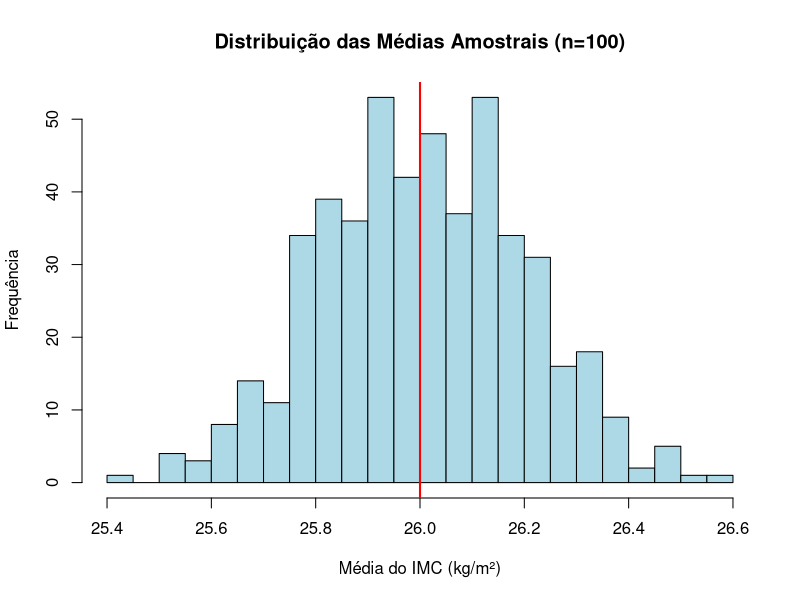
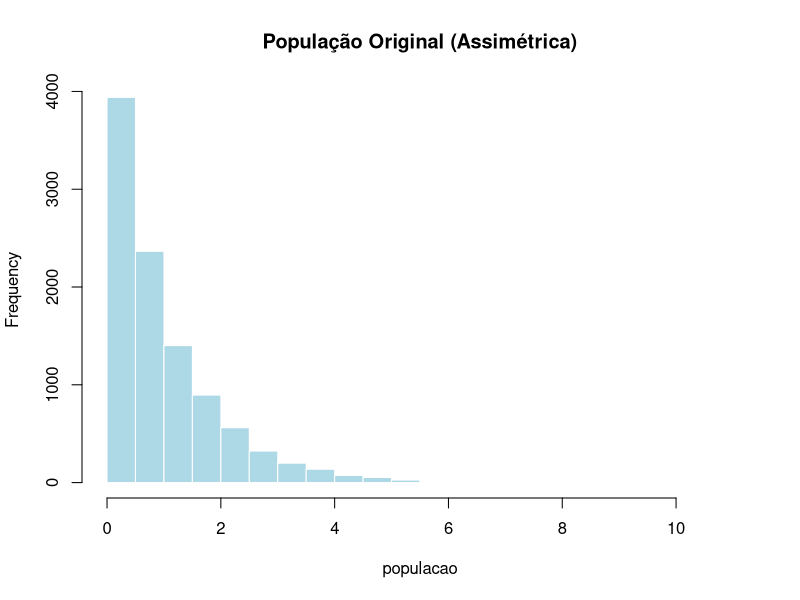
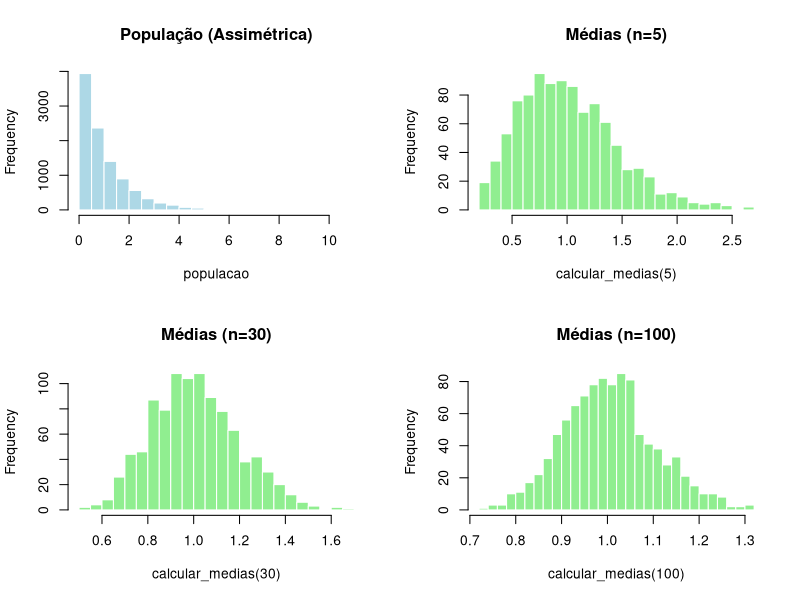
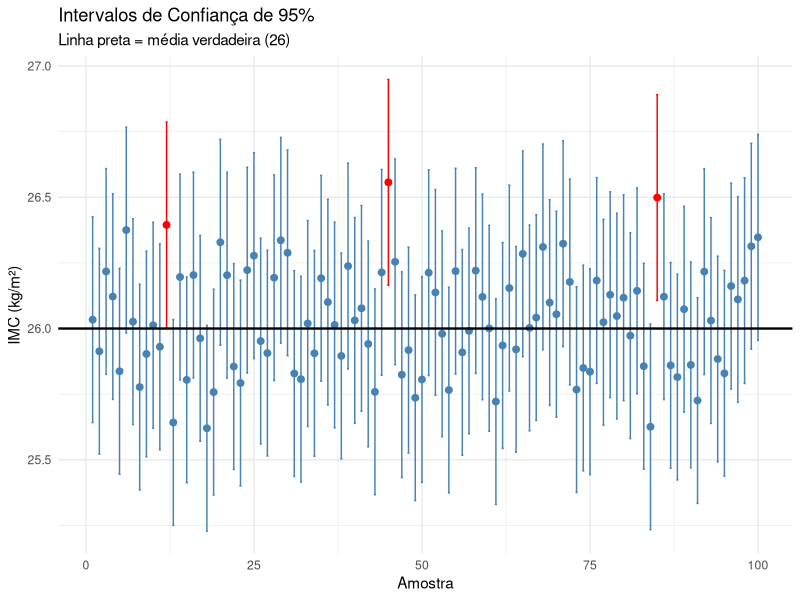
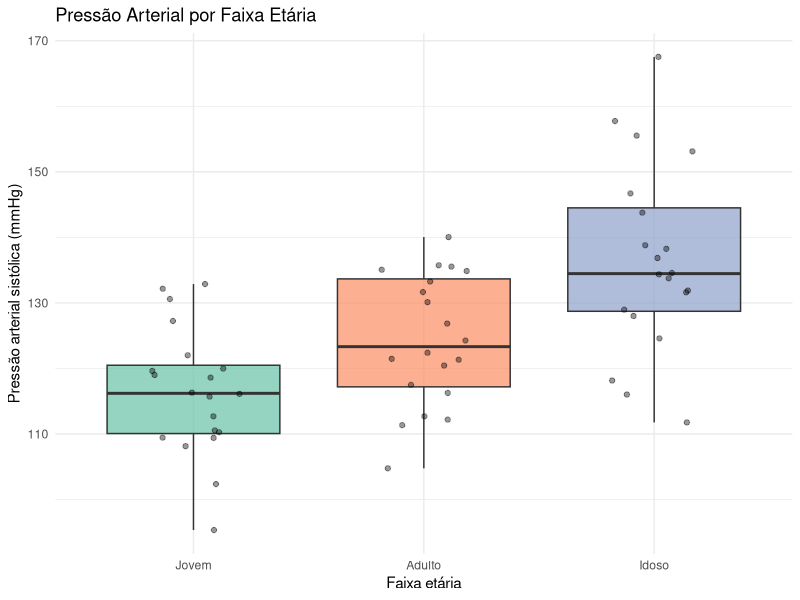

Source code (R) for these figures, in order:
# Declara pacote tidyverse e define semente para replicar testes do material.
library(tidyverse)
set.seed(123456)

# 1.1 Simulação inicial
# Parâmetros 
media_populacional <- 26    # Média do IMC na população
desvio_populacional <- 2    # Desvio-padrão do IMC

# Inferência 
K <- 500   # Número de amostras
n <- 100   # Quantidade de pessoas por amostra

# Gera 500 amostras e calcula a média de cada uma
# rnorm() = Gera valores utilizando os parâmetros para simular o IMC 
# mean() = Calcula a média dos valores gerados
# replicate() = Replica o processo K vezes, retorna um vetor de K elementos
medias_amostrais <- replicate(K, mean(rnorm(n, media_populacional, desvio_populacional)))

# Histograma dos resultados. Apresenta distribuição normal, com acentuamento
# no centro próximo à média. É uma demonstração do Teorema Central do Limite.
hist(medias_amostrais,
     col = "lightblue",
     main = "Distribuição das Médias Amostrais (n=100)",
     xlab = "Média do IMC (kg/m²)",
     ylab = "Frequência",
     breaks = 30) 

# Linha abscissa na média verdadeira (26)
abline(v = media_populacional, col = "red", lwd = 2)

# 1.2 Validação estatística
# Média das K amostras
mean(medias_amostrais)

# Desvio-padrão das médias amostrais (ERRO PADRÃO)
sd(medias_amostrais)

# Erro Padrão a partir da fórmula matemática: ]
# SE = SD / n**(1/2) == desvio_populacional / raiz quadrada de n
desvio_populacional / sqrt(n)


# 2.1 Amostras pequenas
# Semente para gerar valores de uma população não-normal (assimétrica)
set.seed(42)

# Criar uma população com distribuição exponencial (assimétrica)
# rexp() gera números dessa forma
populacao <- rexp(10000, rate = 1)

# Gráfico mostrando a assimetria gerada, isso é representado pela cauda 
# longa em direção a direita
hist(populacao, breaks = 30, main = "População Original (Assimétrica)", 
     col = "lightblue", border = "white")

# Função criada para calcular médias amostrais. Ao receber uma amostra de 
# tamanho 'tam_amostra', a função calcula 'n_amostras' 
# vezes a média dessa amostra 
calcular_medias <- function(tam_amostra, n_amostras = 1000) {
  replicate(n_amostras, mean(sample(populacao, tam_amostra)))
}


# 3.1 Comparação entre diferentes tipos e tamanhos de amostras:

# Função par() divide a tela dos plots de acordo com o vetor passado como
# parâmetro. Nesse caso, foi dividida em 4 partes (2 linhas x 2 colunas)
par(mfrow = c(2, 2))

# Gráfico 1: A população original (assimétrica)
# Gráfico 2: Médias de amostras com n=5 (muito pequeno), continua assimétrico
# Gráfico 3: Médias de amostras com n=30, normaliza a distribuição
# Gráfico 4: Médias de amostras com n=100, distribuição praticamente normal
hist(populacao, breaks = 30, main = "População (Assimétrica)", 
     col = "lightblue", border = "white")
hist(calcular_medias(5), breaks = 30, main = "Médias (n=5)", 
     col = "lightgreen", border = "white")
hist(calcular_medias(30), breaks = 30, main = "Médias (n=30)", 
     col = "lightgreen", border = "white")
hist(calcular_medias(100), breaks = 30, main = "Médias (n=100)", 
     col = "lightgreen", border = "white")

# Restaura o comportamento original da tela dos plots
par(mfrow = c(1, 1))


# 4.1 Atividade sugerida no tópico 2: Calcule intervalos de confiança para 500
# amostras e visualizar quais contêm a média verdadeira. Espera-se em torno
# de 95% dos ICs em 95% capturam o parâmetro.
quantil_normal <- qnorm(0.975)
quantil_normal

# Erro padrão aproveitando a fórmula utilizada na sessão 1.2 do código
erro_padrao <- desvio_populacional / sqrt(n)
erro_padrao

# Fórmula do IC: média ± z * erro_padrão

# Estrutura de dados contendo todas as informações necessárias para 
# visualização do conteúdo. O parâmetro 'contem_media' checa se o intervalo
# de confiança contêm a média populacional
df_ic <- tibble(
  amostra = 1:K,
  media = medias_amostrais,
  limite_inferior = media - quantil_normal * erro_padrao,
  limite_superior = media + quantil_normal * erro_padrao,
  contem_media = limite_inferior < media_populacional 
                 & limite_superior > media_populacional
)

# Contagem de quantos ICs contêm a média (TRUE) e quais não contêm (FALSE)
table(df_ic$contem_media)

# Proporção de ICs que contêm a média. Espera-se em torno dos 95~96:
mean(df_ic$contem_media)

# Visualização dos primeiros 100 intervalos de confiança
# ICs em azul contêm a média, enquanto os em vermelho não
df_ic %>%
  slice(1:100) %>%                                       # Pegar apenas os 100 primeiros
  ggplot(aes(x = amostra, y = media, color = contem_media)) +
  geom_point(size = 2) +                                 # Ponto = média amostral
  geom_errorbar(aes(ymin = limite_inferior, ymax = limite_superior), width = 0.3) + # Barras = IC
  geom_hline(yintercept = media_populacional, color = "black", linewidth = 0.8) +  # Linha = média verdadeira
  scale_color_manual(values = c("TRUE" = "steelblue", "FALSE" = "red")) +
  labs(title = "Intervalos de Confiança de 95%",
       subtitle = "Linha preta = média verdadeira (26)",
       x = "Amostra", 
       y = "IMC (kg/m²)") +
  theme_minimal() +
  theme(legend.position = "none")


# 5.1 Atividade 4: Introdução ao teste t
# Dados de pesos (g) de 20 recém-nascidos de uma maternidade:
peso_rn <- c(3265, 3260, 3245, 3484, 4146, 3323, 3649, 3200, 
             3031, 2069, 2581, 2841, 3609, 2838, 3541, 2759, 
             3248, 3314, 3101, 2834)
summary(peso_rn)  
sd(peso_rn) 
mean(peso_rn)

# Teste t para verificar se a média foge de x, nesse caso sendo 3200, 
# uma referência nacional para peso de recém-nascidos. Surgem então duas
# hipóteses: Sendo μ a média de peso, ela é igual (H0, TRUE) ou 
# diferente a 3200 (H1, FALSE)?
t.test(peso_rn, mu = 3200)

# No output da função são apresentados:
# t = valor da estatística t, se posto em módulo, quanto maior o valor mais 
# apresenta evidência contra H0;
# df = graus de liberdade (n-1, nesse caso, 19)
# p-value = probabilidade de observar esses dados se H0 fosse verdade

# p-value < 0.05 = H0 rejeitada, a média difere de 3200g
# p-value >= 0.05 = H0 preservada, não há evidência de diferença

# 95 percent confidence interval = intervalo de confiança para a média;
# sample estimates = média amostral.


# 5.2 Teste t em duas amostras
# H0: μ1 = μ2 (as médias são iguais)
# H1: μ1 ≠ μ2 (as médias são diferentes)

# Dados de colesterol medidos por dois métodos:
colesterol <- tibble(
  metodo = rep(c("AutoAnalyzer", "Microenzimatic"), each = 5),
  valor = c(177, 193, 195, 209, 226,    # AutoAnalyzer
            192, 197, 200, 202, 209)    # Microenzimatic
)
print(colesterol) 

# Calcular contagem, média e desvio-padrão de cada método:
colesterol %>%
  group_by(metodo) %>%
  summarise(
    n = n(),
    media = mean(valor),
    dp = sd(valor)
  )

# valor ~ metodo: Comparação dos valores dependentes entre os métodos"
t.test(valor ~ metodo, data = colesterol)

# Como p-value=1, então não há diferença evidente entre métodos (p>=0.05). Se
# p-value fosse menor que 0.05, essa diferença seria apresentada.


# 6.1 Método ANOVA (ANalysis Of VAriance)
# Útil para quando é necessário comparar as médias de TRÊS ou mais grupos.
# Evita-se utilizar vários teste t pois isso aumenta a chance de erro. ANOVA 
# faz diretamente todos os testes.

# As hipóteses dessa vez tomam a seguinte forma:
# H0: μ1 = μ2 = μ3 = ... = μN (todas as médias são iguais)
# H1: pelo menos uma média é diferente

# Lembrete: Se o resultado da ANOVA for significativa, não é possível 
# identificar qual(is) grupo(s) diferem. Para isso, utiliza-se o 
# teste de Tukey (comparações múltiplas).

# Fixa semente para reprodutibilidade
set.seed(123)

# Criar dados simulados de pressão arterial para 3 faixas etárias, 
# com 20 pessoas cada
dados_pa <- tibble(
  faixa_etaria = factor(
    rep(c("Jovem", "Adulto", "Idoso"), each = 20),
    levels = c("Jovem", "Adulto", "Idoso")      # Define ordem das categorias
  ),
  pressao = c(
    rnorm(20, mean = 115, sd = 10),   # Jovens: média 115, DP 10
    rnorm(20, mean = 125, sd = 12),   # Adultos: média 125, DP 12
    rnorm(20, mean = 135, sd = 15)    # Idosos: média 135, DP 15
  )
)
head(dados_pa)

# Calcular contagem, média e desvio-padrão dos dados, agrupados por faixa
dados_pa %>%
  group_by(faixa_etaria) %>%
  summarise(
    n = n(),
    media = mean(pressao),
    dp = sd(pressao)
  )

# Visualização dos dados em boxplot
dados_pa %>%
  ggplot(aes(x = faixa_etaria, y = pressao, fill = faixa_etaria)) +
  geom_boxplot(alpha = 0.7, show.legend = FALSE) +           # Boxplot
  geom_jitter(width = 0.2, alpha = 0.4, show.legend = FALSE) + # Pontos individuais
  labs(title = "Pressão Arterial por Faixa Etária", 
       x = "Faixa etária", 
       y = "Pressão arterial sistólica (mmHg)") +
  theme_minimal() +
  scale_fill_brewer(palette = "Set2")                        # Paleta de cores

# 6.2 Utilização da fução aov() para aplicar do método ANOVA
# Estrutura: variável_resposta ~ variável_grupo
modelo_anova <- aov(pressao ~ faixa_etaria, data = dados_pa)

# Resultado:
summary(modelo_anova)

# Legenda:
# Df = graus de liberdade
# Sum Sq = soma dos quadrados
# Mean Sq = média dos quadrados
# F value = estatística F (quanto maior, mais evidência de diferença)
# Pr(>F) = p-valor

# Se Pr(>F) < 0.05 → Há diferença significativa entre PELO MENOS dois grupos.
# Para identificá-los, utiliza-se o teste de Tukey:
TukeyHSD(modelo_anova)

# Legenda:
# diff = diferença entre as médias dos grupos
# lwr = limite inferior do IC 95% para a diferença
# upr = limite superior do IC 95% para a diferença
# p adj = p-valor ajustado
#
# p adj < 0.05 = Os dois grupos comparados diferem significativamente, no
# caso dos dados de pressão arterial, são os grupos Idoso x Adulto e,
# principalmente Idoso x Jovem.


# 7.1 Teste de Proporção
# Emprega-se quando é necessário testar se uma PROPORÇÃO difere
# de um valor de referência.
# Por exmeplo, em uma amostra de 200 adultos, 60 são hipertensos.
# Para testar se essa proporção difere de 25%, basta dividir a amostra
# pelo tamanho da amostra.
# Proporção amostral:
60 / 200   # = 0.30 = 30%

# 7.2 Utilizando prop.test() para realizar o teste de proporção
# prop.test(x, n, p), onde:
#   x = número de ocorrências (hipertensos)
#   n = tamanho da amostra
#   p = proporção esperada (referência)
prop.test(x = 60, n = 200, p = 0.25)

# Se p-value < 0.05: a proporção difere significativamente de 25%
# Se p-value >= 0.05: não há evidência de que difira de 25%


# 8. Conclusão: Qual teste usar em qual ocasião?
 
# Variável numérica (comparação entre médias e outras estatísticas)
# # 1 grupo vs referência = t.test(x,mu=valor);
# # 2 grupos independentes = t.test(y~grupo);
# # 3 ou mais grupos = aov() + TukeyHSD()

# Variável categórica (comparação entre proporções)
# # 1 proporção vs referência = prop.test()
# # 2 ou mais grupos = chisq.test()
